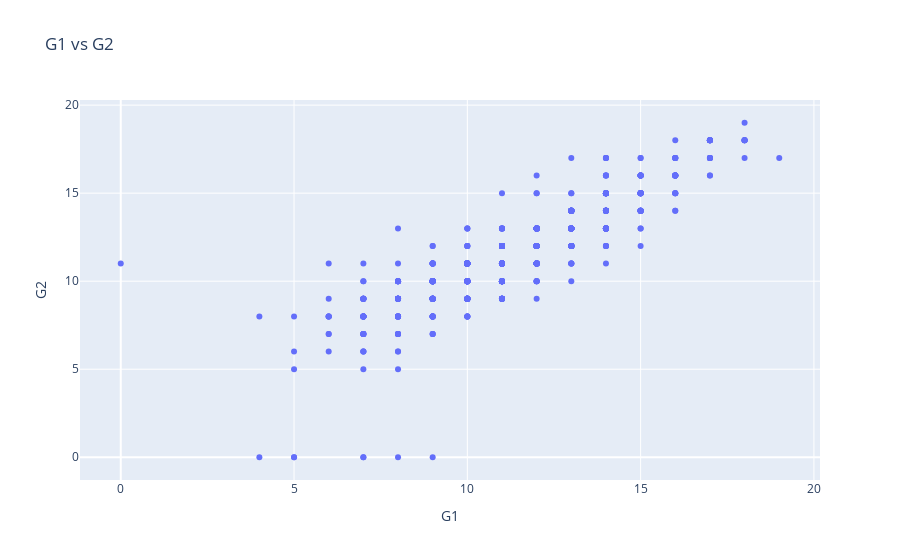

The notebook cell this image was saved under:
### Code cell
px.scatter(df,x="G1",y="G2",title='G1 vs G2')

### Figure 1 — Plotly figure (JSON) as saved in the notebook; plotly's stock layout.template omitted (floating-point values rounded to 4 significant figures; data arrays with more than 128 entries replaced by an {"elided": "..."} marker saying what was removed)
{"data": [{"hovertemplate": "G1=%{x}<br>G2=%{y}<extra></extra>", "legendgroup": "", "marker": {"color": "#636efa", "symbol": "circle"}, "mode": "markers", "name": "", "orientation": "v", "showlegend": false, "type": "scatter", "x": {"elided": "649 int values"}, "xaxis": "x", "y": {"elided": "649 int values"}, "yaxis": "y"}], "layout": {"legend": {"tracegroupgap": 0}, "title": {"text": "G1 vs G2"}, "xaxis": {"anchor": "y", "domain": [0, 1], "title": {"text": "G1"}}, "yaxis": {"anchor": "x", "domain": [0, 1], "title": {"text": "G2"}}}}
